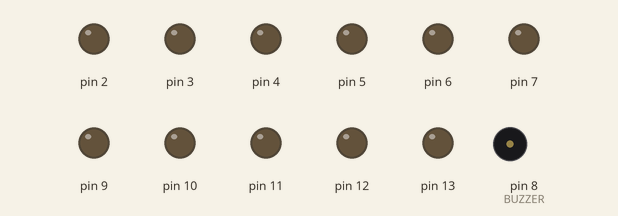
Recording of a sketch running on a simulated Arduino Uno, built with avr-gcc and run on an emulated ATmega328P. Shown: output pins drawn as LEDs (lit = HIGH), buzzer (waves = sounding).

Above: at 0.1 s.
At 0.8 s:
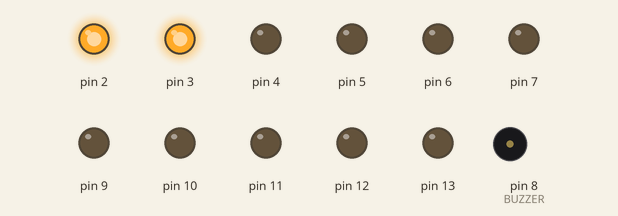
At 1.4 s:
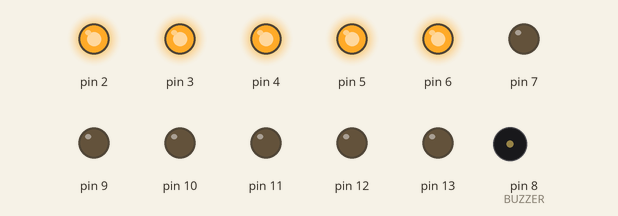
At 18.9 s:
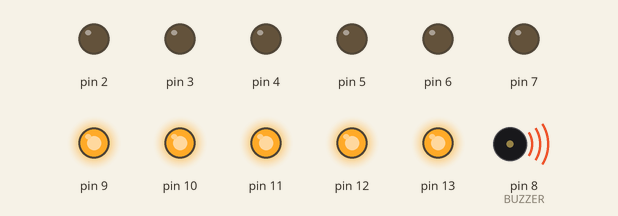
At 26.3 s:
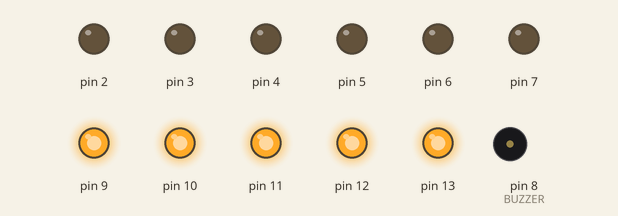
At 33.7 s:
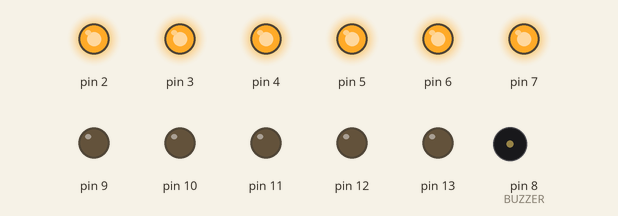
Timing chart, 0 to 35.2 s (numbered marks = the images above):
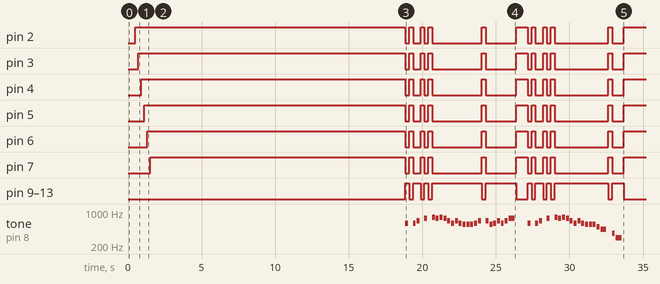

The sketch:

SuasanaHariRaya_Second.ino
```cpp
/*
 * This code will play a melody - Suasana Hari Raya https://www.youtube.com/watch?v=NbxbdmntX58
 * using Maker Uno.
 *
 * Maker Uno: https://www.cytron.io/p-maker-uno
 *
 * Created by:
 * 6 June 2018   Idris   Cytron Technologies
 */

#include "pitches.h"

#define BUZZER  8

#define TEMPO 1600

int pin = 0;

// notes in the melody:
int melody[] = {
  0, 0, 0, 0, 0, 0, 0, 0, 0, 0, 0,
  0, 0, 0, 0, 0, 0, 0, 0, 0, 0,
  0, 0, 0, 0, 0, 0, 0, 0, 0,

  0, 0, 0, 0, 0, 0, 0, 0, 0, 0, 0,
  0, 0, 0, 0, 0, 0, 0, 0, 0,
  0, 0, 0, 0, 0, 0,

  NOTE_D5, 0, NOTE_D5, NOTE_E5, 0, NOTE_FS5, 0, NOTE_G5, NOTE_FS5, NOTE_G5, NOTE_FS5,
  NOTE_E5, NOTE_D5, NOTE_E5, NOTE_D5, NOTE_CS5, NOTE_CS5, NOTE_CS5, NOTE_D5, NOTE_E5, 0,
  NOTE_E5, NOTE_CS5, NOTE_D5, NOTE_E5, NOTE_D5, NOTE_E5, NOTE_FS5, 0, 0,

  NOTE_D5, 0, NOTE_D5, NOTE_E5, 0, NOTE_FS5, 0, NOTE_G5, NOTE_FS5, NOTE_G5, NOTE_FS5,
  NOTE_E5, NOTE_D5, NOTE_E5, NOTE_D5, NOTE_CS5, NOTE_CS5, NOTE_CS5, NOTE_B4, NOTE_A4,
  0, NOTE_FS4, NOTE_D4, 0, 0,
};

// note durations: 4 = quarter note, 8 = eighth note, etc.:
int noteDurations[] = {
  8, 8, 8, 8, 8, 8, 8, 8, 8, 8, 8,
  8, 8, 8, 8, 8, 8, 8, 8, 8, 8,
  8, 8, 8, 8, 8, 8, 4, 4, 8, // 30

  8, 8, 8, 8, 8, 8, 8, 8, 8, 8, 8,
  8, 8, 8, 8, 8, 8, 8, 8, 4,
  8, 8, 4, 4, 8, 2, // 26

  8, 8, 8, 8, 8, 8, 8, 8, 8, 8, 8,
  8, 8, 8, 8, 8, 8, 8, 8, 8, 8,
  8, 8, 8, 8, 8, 8, 4, 4, 8, // 30

  8, 8, 8, 8, 8, 8, 8, 8, 8, 8, 8,
  8, 8, 8, 8, 8, 8, 8, 8, 4,
  8, 8, 4, 4, 8, // 25
};

void setup()
{
  for (pin = 2; pin < 14; pin++) {
    pinMode(pin, OUTPUT);
  }

  delay(500);

  for (pin = 2; pin < 8; pin++) {
    digitalWrite(pin, HIGH);
    delay(200);
  }

  delay(500);

  // iterate over the notes of the melody:
  for (int thisNote = 0; thisNote < 111; thisNote++) {

    // to calculate the note duration, take one second divided by the note type.
    //e.g. quarter note = 1000 / 4, eighth note = 1000/8, etc.
    int noteDuration = TEMPO / noteDurations[thisNote];
    tone(BUZZER, melody[thisNote], noteDuration);

    if (melody[thisNote] == 0) {
      LEDs(LOW);
    }
    else {
      LEDs(HIGH);
    }

    // to distinguish the notes, set a minimum time between them.
    // the note's duration + 30% seems to work well:
    int pauseBetweenNotes = noteDuration * 1.30;
    delay(pauseBetweenNotes);
    // stop the tone playing:
    noTone(BUZZER);
  }
}

void loop()
{

}

void LEDs(boolean ledArray)
{
  if (ledArray == HIGH) {
    for (pin = 2; pin < 8; pin++) {
      digitalWrite(pin, LOW);
    }
    for (pin = 9; pin < 14; pin++) {
      digitalWrite(pin, HIGH);
    }
  }
  else {
    for (pin = 2; pin < 8; pin++) {
      digitalWrite(pin, HIGH);
    }
    for (pin = 9; pin < 14; pin++) {
      digitalWrite(pin, LOW);
    }
  }
}
```

pitches.h
```cpp
/*************************************************
 * Public Constants
 *************************************************/

#define NOTE_B0  31
#define NOTE_C1  33
#define NOTE_CS1 35
#define NOTE_D1  37
#define NOTE_DS1 39
#define NOTE_E1  41
#define NOTE_F1  44
#define NOTE_FS1 46
#define NOTE_G1  49
#define NOTE_GS1 52
#define NOTE_A1  55
#define NOTE_AS1 58
#define NOTE_B1  62
#define NOTE_C2  65
#define NOTE_CS2 69
#define NOTE_D2  73
#define NOTE_DS2 78
#define NOTE_E2  82
#define NOTE_F2  87
#define NOTE_FS2 93
#define NOTE_G2  98
#define NOTE_GS2 104
#define NOTE_A2  110
#define NOTE_AS2 117
#define NOTE_B2  123
#define NOTE_C3  131
#define NOTE_CS3 139
#define NOTE_D3  147
#define NOTE_DS3 156
#define NOTE_E3  165
#define NOTE_F3  175
#define NOTE_FS3 185
#define NOTE_G3  196
#define NOTE_GS3 208
#define NOTE_A3  220
#define NOTE_AS3 233
#define NOTE_B3  247
#define NOTE_C4  262
#define NOTE_CS4 277
#define NOTE_D4  294
#define NOTE_DS4 311
#define NOTE_E4  330
#define NOTE_F4  349
#define NOTE_FS4 370
#define NOTE_G4  392
#define NOTE_GS4 415
#define NOTE_A4  440
#define NOTE_AS4 466
#define NOTE_B4  494
#define NOTE_C5  523
#define NOTE_CS5 554
#define NOTE_D5  587
#define NOTE_DS5 622
#define NOTE_E5  659
#define NOTE_F5  698
#define NOTE_FS5 740
#define NOTE_G5  784
#define NOTE_GS5 831
#define NOTE_A5  880
#define NOTE_AS5 932
#define NOTE_B5  988
#define NOTE_C6  1047
#define NOTE_CS6 1109
#define NOTE_D6  1175
#define NOTE_DS6 1245
#define NOTE_E6  1319
#define NOTE_F6  1397
#define NOTE_FS6 1480
#define NOTE_G6  1568
#define NOTE_GS6 1661
#define NOTE_A6  1760
#define NOTE_AS6 1865
#define NOTE_B6  1976
#define NOTE_C7  2093
#define NOTE_CS7 2217
#define NOTE_D7  2349
#define NOTE_DS7 2489
#define NOTE_E7  2637
#define NOTE_F7  2794
#define NOTE_FS7 2960
#define NOTE_G7  3136
#define NOTE_GS7 3322
#define NOTE_A7  3520
#define NOTE_AS7 3729
#define NOTE_B7  3951
#define NOTE_C8  4186
#define NOTE_CS8 4435
#define NOTE_D8  4699
#define NOTE_DS8 4978
```
